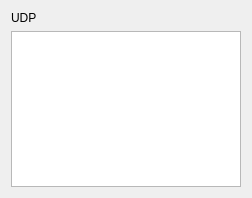
<?xml version="1.0" encoding="UTF-8"?>
<ui version="4.0">
 <class>udpctrl</class>
 <widget class="QWidget" name="udpctrl">
  <property name="geometry">
   <rect>
    <x>0</x>
    <y>0</y>
    <width>252</width>
    <height>198</height>
   </rect>
  </property>
  <property name="windowTitle">
   <string>udpctrl</string>
  </property>
  <layout class="QVBoxLayout" name="verticalLayout">
   <item>
    <widget class="QLabel" name="label">
     <property name="text">
      <string>UDP</string>
     </property>
    </widget>
   </item>
   <item>
    <widget class="QListView" name="listView"/>
   </item>
  </layout>
 </widget>
 <resources/>
 <connections/>
</ui>
